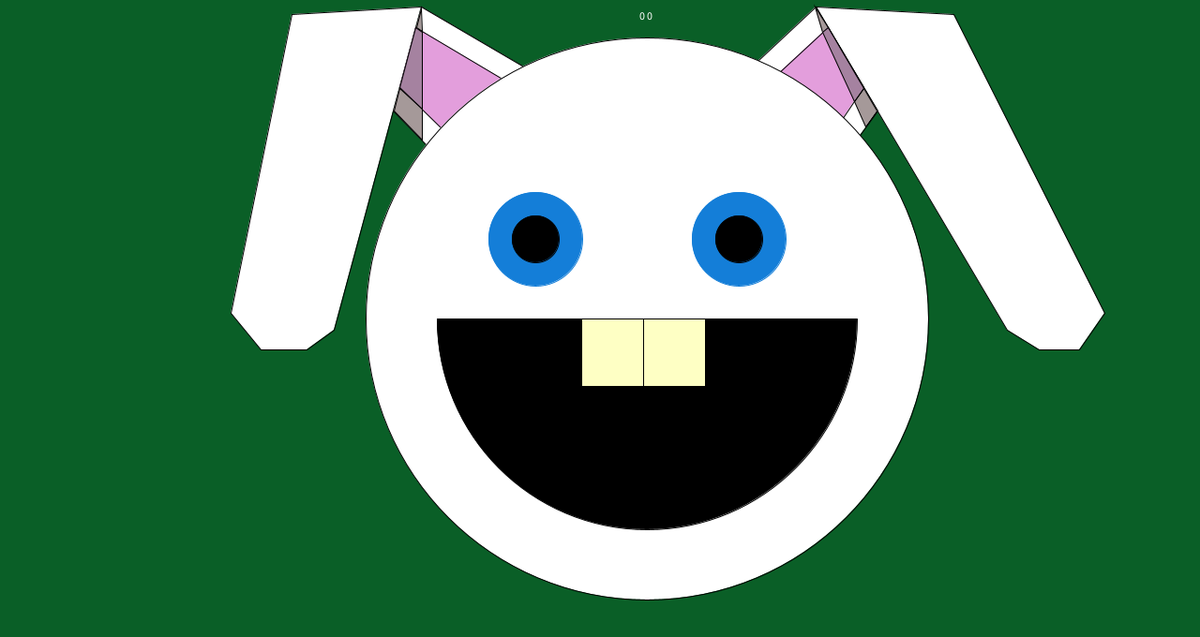
Frame 1 (no input)
Frame 60 (the mouse pressed at the canvas centre just before this capture): identical to frame 1, image omitted
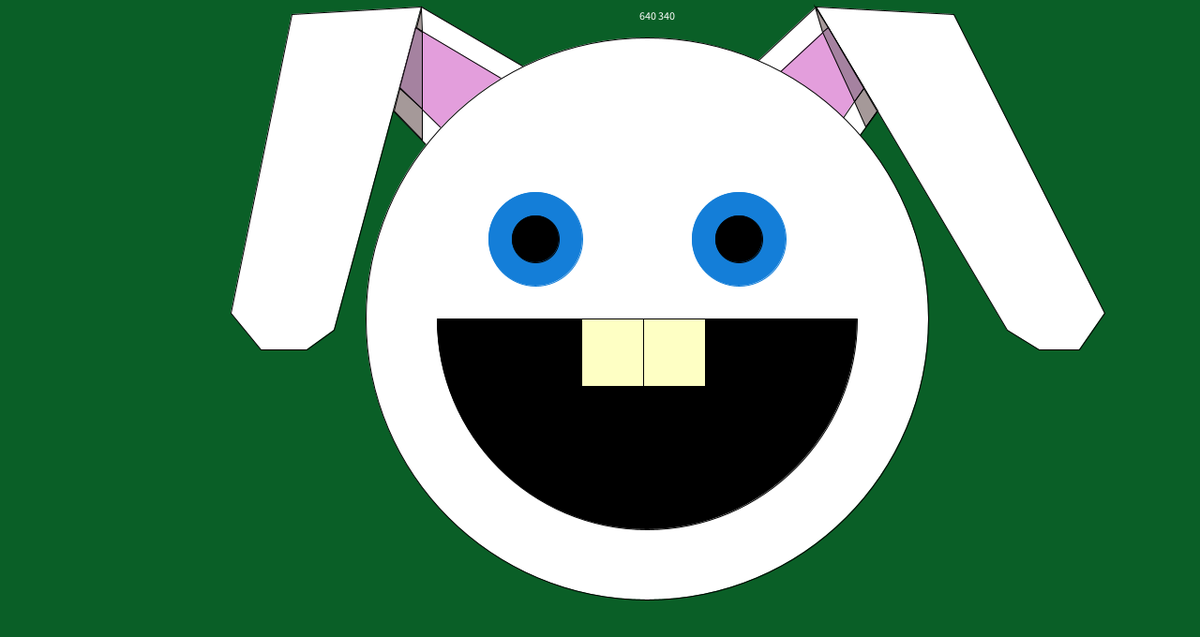
Frame 120 (the mouse held since frame 60 and released just before this capture)

The Processing sketch that drew these frames (run headless with seeded random() and noise(); from frame 60 on, the mouse is pressed at the canvas centre):

// Processing sketch: Smiley1
// ── Smiley1.pde



void setup()
{
  size(1280, 680);
  background(0);
}

void draw()
{
  background(10, 95, 39);

  fill(255);
  text(mouseX + " " + mouseY, 682, 21);

  fill(255);
  stroke(0);
  beginShape();
  vertex(572, 79);
  vertex(449, 7);
  vertex(356, 352);
  vertex(327, 373);
  vertex(278, 373);
  vertex(246, 334);
  vertex(311, 15);
  vertex(449, 7);
  endShape(CLOSE);

  beginShape();
  vertex(458, 158);
  vertex(419, 118);
  vertex(449, 7);
  vertex(572, 79);
  endShape();

  fill(255);
  beginShape();
  vertex(793, 79);
  vertex(870, 7);
  vertex(1074, 352);
  vertex(1108, 373);
  vertex(1151, 373);
  vertex(1178, 334);
  vertex(1017, 15);
  vertex(870, 7);
  endShape(CLOSE);

  beginShape();
  vertex(907, 158);
  vertex(936, 118);
  vertex(870, 7);
  vertex(793, 79);
  endShape();

  fill(227, 158, 220);
  beginShape();
  vertex(815, 92);
  vertex(883, 29);
  vertex(921, 93);
  vertex(888, 142);
  endShape();

  beginShape();
  vertex(549, 92);
  vertex(443, 29);
  vertex(426, 93);
  vertex(476, 142);
  endShape();


  fill(255);
  ellipse(width/2+50, height/2, 600, 600);

  fill(0);
  stroke(0);
  arc(width/2+50, height/2, 448, 450, 0, PI);

  fill(254, 255, 196);
  beginShape();
  vertex(620, 340);
  vertex(752, 340);
  vertex(752, 412);
  vertex(620, 412);
  endShape(CLOSE);

  fill(20, 126, 216);
  stroke(20, 126, 216);
  ellipse(571, 255, 100, 100);
  ellipse(788, 255, 100, 100);

  fill(0);
  stroke(0);
  ellipse(571, 255, 50, 50);
  ellipse(788, 255, 50, 50);

  beginShape();
  vertex(686, 340);
  vertex(686, 412);
  endShape();

  fill(165, 153, 153);
  stroke(0);
  beginShape();
  vertex(450, 149);
  vertex(450, 116);
  vertex(426, 94);
  vertex(420, 118);
  endShape(CLOSE);

  beginShape();
  vertex(450, 33);
  vertex(449, 9);
  vertex(444, 29);
  endShape(CLOSE);

  beginShape();
  vertex(869, 7);
  vertex(877, 34);
  vertex(883, 29);
  endShape(CLOSE);

  beginShape();
  vertex(911, 108);
  vertex(923, 135);
  vertex(935, 118);
  vertex(921, 94);
  endShape(CLOSE);

  fill(165, 130, 160);
  beginShape();
  vertex(450, 116);
  vertex(450, 34);
  vertex(443, 29);
  vertex(426, 93);
  endShape(CLOSE);

  beginShape();
  vertex(877, 34);
  vertex(883, 29);
  vertex(921, 94);
  vertex(911, 108);
  endShape(CLOSE);
}
